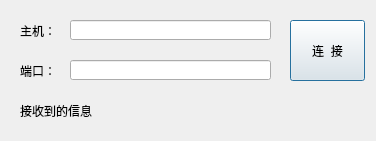
<?xml version="1.0" encoding="UTF-8"?>
<ui version="4.0">
 <class>Client</class>
 <widget class="QDialog" name="Client">
  <property name="geometry">
   <rect>
    <x>0</x>
    <y>0</y>
    <width>376</width>
    <height>141</height>
   </rect>
  </property>
  <property name="windowTitle">
   <string>Client</string>
  </property>
  <widget class="QLabel" name="label">
   <property name="geometry">
    <rect>
     <x>20</x>
     <y>25</y>
     <width>54</width>
     <height>12</height>
    </rect>
   </property>
   <property name="text">
    <string>主机：</string>
   </property>
  </widget>
  <widget class="QLabel" name="label_2">
   <property name="geometry">
    <rect>
     <x>20</x>
     <y>60</y>
     <width>54</width>
     <height>21</height>
    </rect>
   </property>
   <property name="text">
    <string>端口：</string>
   </property>
  </widget>
  <widget class="QLabel" name="messageLabel">
   <property name="geometry">
    <rect>
     <x>20</x>
     <y>100</y>
     <width>351</width>
     <height>21</height>
    </rect>
   </property>
   <property name="text">
    <string>接收到的信息</string>
   </property>
  </widget>
  <widget class="QLineEdit" name="hostLineEdit">
   <property name="geometry">
    <rect>
     <x>70</x>
     <y>20</y>
     <width>201</width>
     <height>20</height>
    </rect>
   </property>
  </widget>
  <widget class="QLineEdit" name="portLineEdit">
   <property name="geometry">
    <rect>
     <x>70</x>
     <y>60</y>
     <width>201</width>
     <height>20</height>
    </rect>
   </property>
  </widget>
  <widget class="QPushButton" name="connectButton">
   <property name="geometry">
    <rect>
     <x>290</x>
     <y>20</y>
     <width>75</width>
     <height>61</height>
    </rect>
   </property>
   <property name="text">
    <string>连  接</string>
   </property>
  </widget>
 </widget>
 <layoutdefault spacing="6" margin="11"/>
 <resources/>
 <connections/>
</ui>
